Frame 1 (no input): blank canvas, image omitted
Frame 60 (the mouse pressed at the canvas centre just before this capture): blank canvas, image omitted
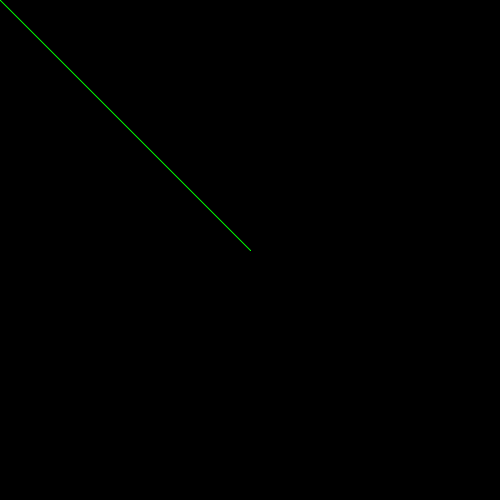
Frame 120 (the mouse held since frame 60 and released just before this capture)

The Processing sketch whose frames 1 and 60 were blank and that drew this single picture after the mouse press (run headless with seeded random() and noise(); from frame 60 on, the mouse is pressed at the canvas centre):

// Processing sketch: dibujarComoLapiz
// ── dibujarComoLapiz.pde

void setup() {
  size(500, 500);
  background(0);
}
void draw() {
  stroke(0, 255, 0);
  line(mouseX, mouseY, pmouseX, pmouseY);
}
